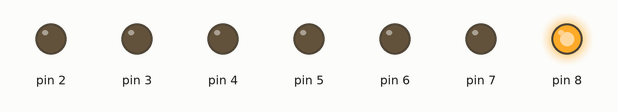
Simulated run of this program. Board: Arduino Uno, built with avr-gcc and run on an emulated ATmega328P. On the bench: output pins drawn as LEDs (lit = HIGH).

Above: at 0.1 s.
Timing chart, 0 to 1.6 s (numbered marks = the images above):
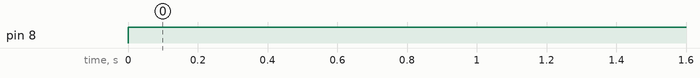

The program:

main.cpp
```cpp
#include <Arduino.h>
int A=1,B=0,C=0,D=1;
int G0,G1,G2,G3;
int a,b,c,d,e,f,g;

//Code released under GNU GPL.  Free to use for anything.
void disp_7447(int a,int b,int c,int d,int e,int f,int g)
{
  digitalWrite(2, a); //LSB
  digitalWrite(3, b);
  digitalWrite(4, c);
  digitalWrite(5, d);
  digitalWrite(6, e);
  digitalWrite(7, f);
  digitalWrite(8, g);

}
// the setup function runs once when you press reset or power the board
void setup() {
    pinMode(2, OUTPUT);
    pinMode(3, OUTPUT);
    pinMode(4, OUTPUT);
    pinMode(5, OUTPUT);
    pinMode(6, OUTPUT);
    pinMode(7, OUTPUT);
    pinMode(8, OUTPUT);
}

// the loop function runs over and over again forever
void loop() {
  G0=(!A&&!C&&D) || (!A&&C&&!D) || (A&&!B&&!C&&D);
  G1=(!A&&B&&!C) || (!A&&!B&&C);
  G2=(!A&&B) || (A&&!B&&!C);
  G3=(A&&!B&&!C);
  a=(G0&&!G1&&!G2&&!G3) || (!G0&&!G1&&G2&&!G3);
  b=(G0&&!G1&&G2&&!G3) || (!G0&&G1&&G2&&!G3) || (!G0&&!G1&&G2&&G3);
  c=(!G0&&G1&&!G2&&!G3) || (!G0&&!G1&&G2&&G3);
  d=(!G0&&!G1&&G2&&!G3) || (G0&&G1&&G2&&!G3) || (G0&&!G1&&!G2&&!G3);
  e=(G0&&!G2&&!G3) || (!G1&&G2&&!G3) || (G0&&G2&&!G3);
  f=(G0&&!G2&&!G3) || (G1&&!G2&&!G3) || (G0&&G1&&!G3);
  g=(!G1&&!G2&&!G3) || (!G1&&G2&&G3) || (G0&&G1&&G2&&!G3);

disp_7447(a,b,c,d,e,f,g);
}
```

Measured:
- by itself, pin 8: LOW → HIGH at 0.00 s
